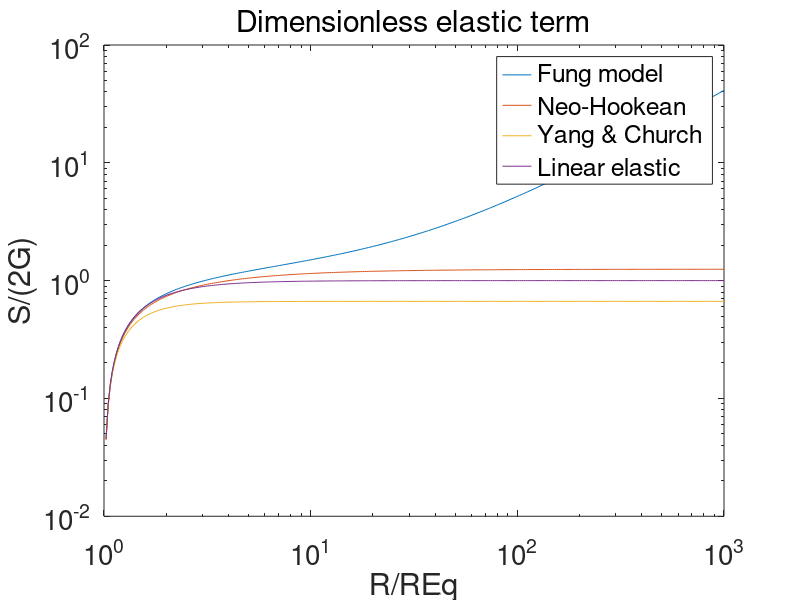

This figure's MATLAB source:

close all; 
RstList1 = 0:0.01:3;
RstList = 10.^(RstList1);
Eterm_Fung = 0*RstList; 
Eterm_NH = 0*RstList;
Eterm_YC = 0*RstList;
Eterm_Lin = 0*RstList;

alpha=0.01;
 for tempi = 1:length(RstList)
     Rst = RstList(tempi);
     Eterm_Fung(tempi) = (1-3*alpha)*(5/4-1/4/Rst^4-1/Rst) + 2*alpha*(-27/40-1/8/Rst^8-1/5/Rst^5-1/Rst^2+2*Rst);
     Eterm_NH(tempi) = (5/4-1/4/Rst^4-1/Rst);
     Eterm_YC(tempi) = 2/3*(1-1/Rst^3);
     Eterm_Lin(tempi) = 1-1/Rst^2;
 end
 
figure; loglog(RstList,Eterm_Fung);
hold on; loglog(RstList,Eterm_NH);
hold on; loglog(RstList,Eterm_YC);
hold on; loglog(RstList,Eterm_Lin);
set(gca,'fontsize',20);
xlabel('R/REq')
ylabel('S/(2G)')
title('Dimensionless elastic term','fontweight','normal')
lgd = legend('Fung model','Neo-Hookean','Yang & Church','Linear elastic');
% axis([10^-3,100,0,1e20])